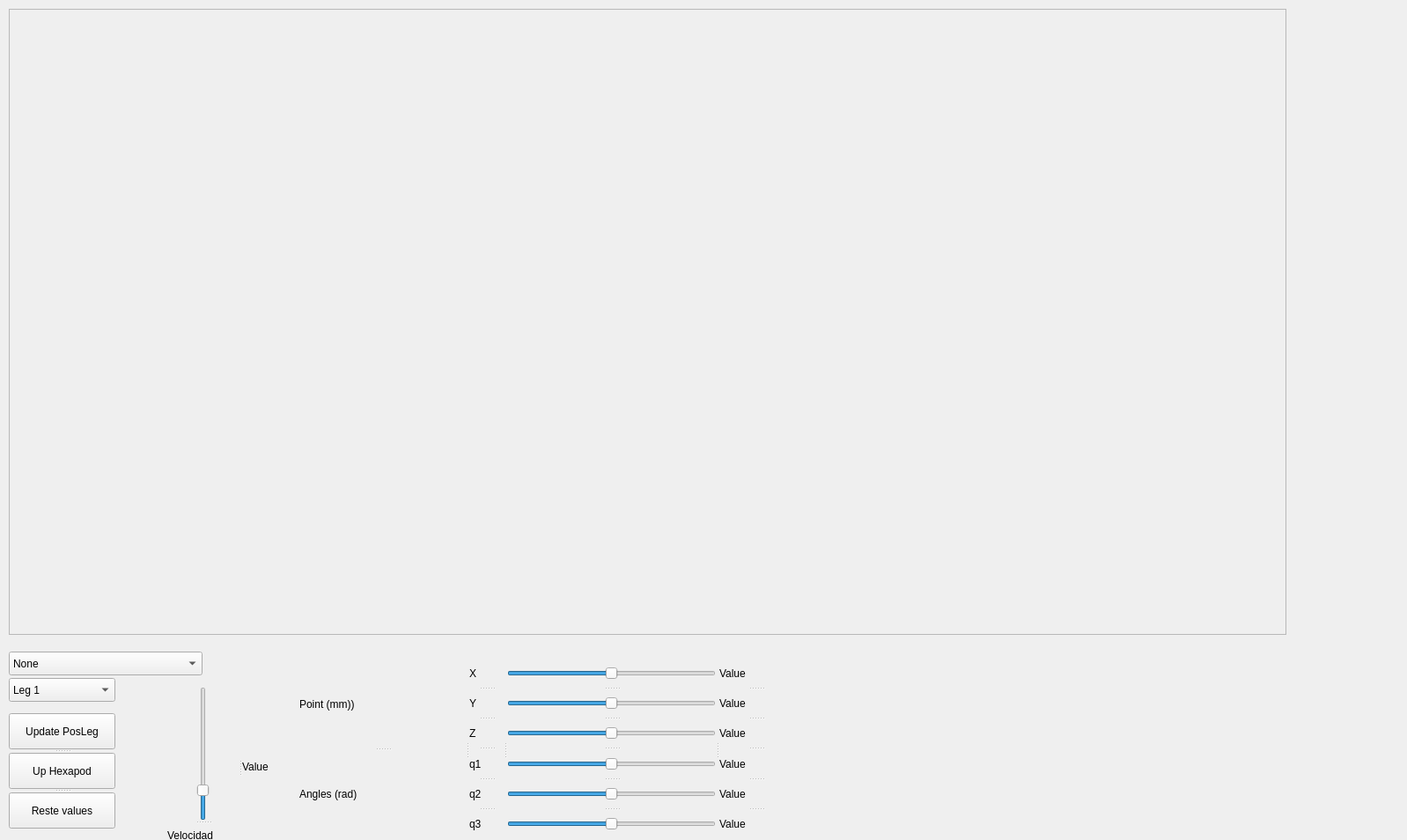
<?xml version="1.0" encoding="UTF-8"?>
<ui version="4.0">
 <class>guiDlg</class>
 <widget class="QWidget" name="guiDlg">
  <property name="geometry">
   <rect>
    <x>0</x>
    <y>0</y>
    <width>1598</width>
    <height>954</height>
   </rect>
  </property>
  <property name="windowTitle">
   <string>hexapodController</string>
  </property>
  <widget class="QFrame" name="frame">
   <property name="geometry">
    <rect>
     <x>10</x>
     <y>10</y>
     <width>1451</width>
     <height>711</height>
    </rect>
   </property>
   <property name="frameShape">
    <enum>QFrame::StyledPanel</enum>
   </property>
   <property name="frameShadow">
    <enum>QFrame::Raised</enum>
   </property>
  </widget>
  <widget class="QComboBox" name="comboBox">
   <property name="geometry">
    <rect>
     <x>10</x>
     <y>740</y>
     <width>220</width>
     <height>27</height>
    </rect>
   </property>
   <item>
    <property name="text">
     <string>None</string>
    </property>
   </item>
   <item>
    <property name="text">
     <string>Alternating tripod</string>
    </property>
   </item>
   <item>
    <property name="text">
     <string>Quadruped</string>
    </property>
   </item>
   <item>
    <property name="text">
     <string>Crawl</string>
    </property>
   </item>
   <item>
    <property name="text">
     <string>Rotate</string>
    </property>
   </item>
   <item>
    <property name="text">
     <string>FKLegs</string>
    </property>
   </item>
   <item>
    <property name="text">
     <string>IKLegs</string>
    </property>
   </item>
   <item>
    <property name="text">
     <string>IKBody</string>
    </property>
   </item>
   <item>
    <property name="text">
     <string>IK leg (only 1 leg)</string>
    </property>
   </item>
   <item>
    <property name="text">
     <string>FK leg(only 1 leg)</string>
    </property>
   </item>
  </widget>
  <widget class="QComboBox" name="LEGS">
   <property name="geometry">
    <rect>
     <x>10</x>
     <y>770</y>
     <width>121</width>
     <height>27</height>
    </rect>
   </property>
   <item>
    <property name="text">
     <string>Leg 1</string>
    </property>
   </item>
   <item>
    <property name="text">
     <string>Leg 2</string>
    </property>
   </item>
   <item>
    <property name="text">
     <string>Leg 3</string>
    </property>
   </item>
   <item>
    <property name="text">
     <string>Leg 4</string>
    </property>
   </item>
   <item>
    <property name="text">
     <string>Leg 5</string>
    </property>
   </item>
   <item>
    <property name="text">
     <string>Leg 6</string>
    </property>
   </item>
  </widget>
  <widget class="QSplitter" name="splitter_27">
   <property name="geometry">
    <rect>
     <x>340</x>
     <y>750</y>
     <width>561</width>
     <height>201</height>
    </rect>
   </property>
   <property name="orientation">
    <enum>Qt::Horizontal</enum>
   </property>
   <widget class="QSplitter" name="splitter_11">
    <property name="orientation">
     <enum>Qt::Vertical</enum>
    </property>
    <widget class="QLabel" name="Point">
     <property name="text">
      <string>Point (mm))</string>
     </property>
    </widget>
    <widget class="QLabel" name="Angles">
     <property name="text">
      <string>Angles (rad)</string>
     </property>
    </widget>
   </widget>
   <widget class="QSplitter" name="splitter_4">
    <property name="orientation">
     <enum>Qt::Horizontal</enum>
    </property>
    <widget class="QSplitter" name="splitter_3">
     <property name="orientation">
      <enum>Qt::Vertical</enum>
     </property>
     <widget class="QLabel" name="labelX">
      <property name="text">
       <string>X</string>
      </property>
     </widget>
     <widget class="QLabel" name="labelY">
      <property name="text">
       <string>Y</string>
      </property>
     </widget>
     <widget class="QLabel" name="labelZ">
      <property name="text">
       <string>Z</string>
      </property>
     </widget>
     <widget class="QLabel" name="labelq1">
      <property name="text">
       <string>q1</string>
      </property>
     </widget>
     <widget class="QLabel" name="labelq2">
      <property name="text">
       <string>q2</string>
      </property>
     </widget>
     <widget class="QLabel" name="labelq3">
      <property name="text">
       <string>q3</string>
      </property>
     </widget>
    </widget>
    <widget class="QSplitter" name="splitter">
     <property name="orientation">
      <enum>Qt::Vertical</enum>
     </property>
     <widget class="QSlider" name="sliderX">
      <property name="minimum">
       <number>-65537</number>
      </property>
      <property name="maximum">
       <number>65537</number>
      </property>
      <property name="orientation">
       <enum>Qt::Horizontal</enum>
      </property>
     </widget>
     <widget class="QSlider" name="sliderY">
      <property name="minimum">
       <number>-65537</number>
      </property>
      <property name="maximum">
       <number>65537</number>
      </property>
      <property name="orientation">
       <enum>Qt::Horizontal</enum>
      </property>
     </widget>
     <widget class="QSlider" name="sliderZ">
      <property name="minimum">
       <number>-65537</number>
      </property>
      <property name="maximum">
       <number>65537</number>
      </property>
      <property name="orientation">
       <enum>Qt::Horizontal</enum>
      </property>
     </widget>
     <widget class="QSlider" name="sliderq1">
      <property name="minimum">
       <number>-65537</number>
      </property>
      <property name="maximum">
       <number>65537</number>
      </property>
      <property name="orientation">
       <enum>Qt::Horizontal</enum>
      </property>
     </widget>
     <widget class="QSlider" name="sliderq2">
      <property name="minimum">
       <number>-65537</number>
      </property>
      <property name="maximum">
       <number>65537</number>
      </property>
      <property name="orientation">
       <enum>Qt::Horizontal</enum>
      </property>
     </widget>
     <widget class="QSlider" name="sliderq3">
      <property name="minimum">
       <number>-65538</number>
      </property>
      <property name="maximum">
       <number>65537</number>
      </property>
      <property name="orientation">
       <enum>Qt::Horizontal</enum>
      </property>
     </widget>
    </widget>
    <widget class="QSplitter" name="splitter_2">
     <property name="orientation">
      <enum>Qt::Vertical</enum>
     </property>
     <widget class="QLabel" name="valueX">
      <property name="text">
       <string>Value</string>
      </property>
     </widget>
     <widget class="QLabel" name="valueY">
      <property name="text">
       <string>Value</string>
      </property>
     </widget>
     <widget class="QLabel" name="valueZ">
      <property name="text">
       <string>Value</string>
      </property>
     </widget>
     <widget class="QLabel" name="valueq1">
      <property name="text">
       <string>Value</string>
      </property>
     </widget>
     <widget class="QLabel" name="valueq2">
      <property name="text">
       <string>Value</string>
      </property>
     </widget>
     <widget class="QLabel" name="valueq3">
      <property name="text">
       <string>Value</string>
      </property>
     </widget>
    </widget>
   </widget>
  </widget>
  <widget class="QSplitter" name="splitter_28">
   <property name="geometry">
    <rect>
     <x>10</x>
     <y>810</y>
     <width>121</width>
     <height>131</height>
    </rect>
   </property>
   <property name="orientation">
    <enum>Qt::Vertical</enum>
   </property>
   <widget class="QPushButton" name="Updatepos">
    <property name="text">
     <string>Update PosLeg</string>
    </property>
   </widget>
   <widget class="QPushButton" name="Uphexapod">
    <property name="text">
     <string>Up Hexapod</string>
    </property>
   </widget>
   <widget class="QPushButton" name="Reset">
    <property name="text">
     <string>Reste values</string>
    </property>
   </widget>
  </widget>
  <widget class="QSplitter" name="splitter_30">
   <property name="geometry">
    <rect>
     <x>190</x>
     <y>780</y>
     <width>131</width>
     <height>181</height>
    </rect>
   </property>
   <property name="orientation">
    <enum>Qt::Horizontal</enum>
   </property>
   <widget class="QSplitter" name="splitter_29">
    <property name="orientation">
     <enum>Qt::Vertical</enum>
    </property>
    <widget class="QSlider" name="sliderVel">
     <property name="maximum">
      <number>500</number>
     </property>
     <property name="value">
      <number>100</number>
     </property>
     <property name="orientation">
      <enum>Qt::Vertical</enum>
     </property>
    </widget>
    <widget class="QLabel" name="label_42">
     <property name="text">
      <string>Velocidad</string>
     </property>
    </widget>
   </widget>
   <widget class="QLabel" name="valuevel">
    <property name="text">
     <string>Value</string>
    </property>
   </widget>
  </widget>
 </widget>
 <resources/>
 <connections/>
</ui>
